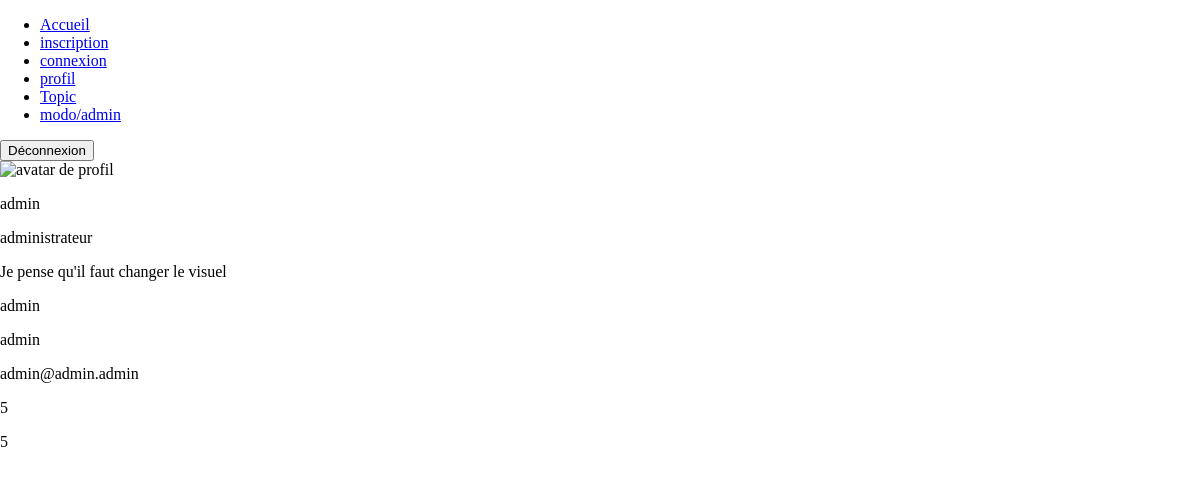
The page /membre.php?id_posteur=1 on the database as committed earlier.
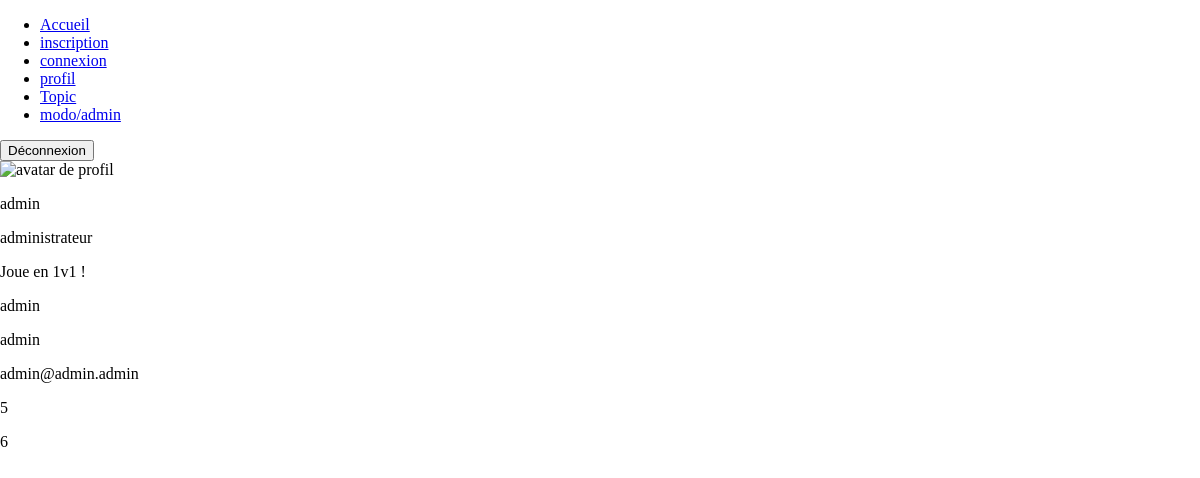
The same page on the database as committed later.
### tables this page shows
CREATE TABLE IF NOT EXISTS `messages` (
  `id` int(11) NOT NULL AUTO_INCREMENT,
  `id_conversation` int(11) NOT NULL,
  `id_utilisateur` int(11) NOT NULL,
  `message` varchar(255) NOT NULL,
  `date` datetime DEFAULT current_timestamp(),
  PRIMARY KEY (`id`)
);

### include/php_membre.php (called while the page is built, shortened)
<?php
    $bdd = connexionbdd();
    if (isset($_GET['id_posteur']) && !empty($_GET['id_posteur']))
    {
        $id_posteur = $_GET['id_posteur'];
        $profil = "SELECT * FROM utilisateurs WHERE id = '$id_posteur' ";
        $profil_query = mysqli_query($bdd, $profil);
        $info_profil = mysqli_fetch_all($profil_query, MYSQLI_ASSOC);
    }
?>

### include/php_avatar-login.php (called while the page is built)
<?php
    if (isset($_GET['id_posteur']) && !empty($_GET['id_posteur']))
    {
        $id_posteur = $_GET['id_posteur'];
        $rang_log = "SELECT * FROM confidentialite INNER JOIN utilisateurs ON utilisateurs.id_confidentialite = confidentialite.id WHERE utilisateurs.id = '$id_posteur' ";
        $rang_log_query = mysqli_query($bdd, $rang_log);
        $rang = mysqli_fetch_all($rang_log_query, MYSQLI_ASSOC);
    }
?>

### include/php_last-message.php (called while the page is built)
<?php
    if (isset($_GET['id_posteur']) && !empty($_GET['id_posteur']))
    {
        $id_posteur = $_GET['id_posteur'];
        $mess_info = "SELECT * FROM messages WHERE id_utilisateur = '$id_posteur' ORDER BY date DESC";
        $mess_info_query = mysqli_query($bdd, $mess_info);
        $mess = mysqli_fetch_all($mess_info_query, MYSQLI_ASSOC);
    }
?>

### include/php_info-perso.php (called while the page is built)
<?php
    if (isset($_GET['id_posteur']) && !empty($_GET['id_posteur']))
    {
        $id_posteur = $_GET['id_posteur'];
        $number = "SELECT COUNT(*) FROM conversations WHERE id_utilisateur = '$id_posteur' ";
        $number_query = mysqli_query($bdd, $number);
        $nb_conv = mysqli_fetch_all($number_query, MYSQLI_ASSOC);
        $nombre = "SELECT COUNT(*) FROM messages WHERE id_utilisateur = '$id_posteur' ";
        $nombre_query = mysqli_query($bdd, $nombre);
        $nb_msg = mysqli_fetch_all($nombre_query, MYSQLI_ASSOC);
    }
?>

### membre.php (the view, shortened to what this page needs)
<!DOCTYPE html>
<html lang="fr">
<head>
    <link rel="stylesheet" href="style.css">
</head>
<body>
    <header>
        <?php include 'include/header.php'; ?>
    </header>
    <main id="membre">
        <?php include 'include/php_membre.php'; ?>
        <section id="ligne">
            <section id="colonne">
                <section id="avatar_log">
                    <?php include 'include/php_avatar-login.php';?>
                    <img id="avatar" src="<?php echo $info_profil[0]['avatar'];?>" alt="avatar de profil" width="45vw" height="45vh">
                    <section id="log_rang">
                        <p id="log">
                            <?php echo $info_profil[0]['login']; ?>
                        </p>
                        <p id="rang">
                            <?php echo $rang[0]['rang']; ?>
                        </p>
                    </section>
                </section>
                <section id="last_mess">
                    <?php include 'include/php_last-message.php';?>
                    <p id="last-msg">
                        <?php echo $mess[0]['message']; ?>
                    </p>
                </section>
            </section>
            <section id="perso">
                <?php include 'include/php_info-perso.php';?>
                <p id="nom">
                    <?php echo $info_profil[0]['nom'] ; ?>
                </p>
                <p id="prenom">
                    <?php echo $info_profil[0]['prenom']; ?>
                </p>
                <p id="mail">
                    <?php echo $info_profil[0]['mail']; ?>
                </p>
                <p id="nb_conv">
                    <?php echo  $nb_conv[0]['COUNT(*)'] ; ?>
                </p>
                <p id="nb_mess">
                    <?php echo $nb_msg[0]['COUNT(*)']; ?>
                </p>
            </section>
        </section>
    </main>
</body>
</html>

Rows that differ between the two databases and show on the page:
no longer on this page (row unchanged): messages: message "Je pense qu'il faut changer le visuel"
added messages: message "Joue en 1v1 !"
Other text that changed with them:
$nb_msg[0]['COUNT(*)']: "5" → "6"
